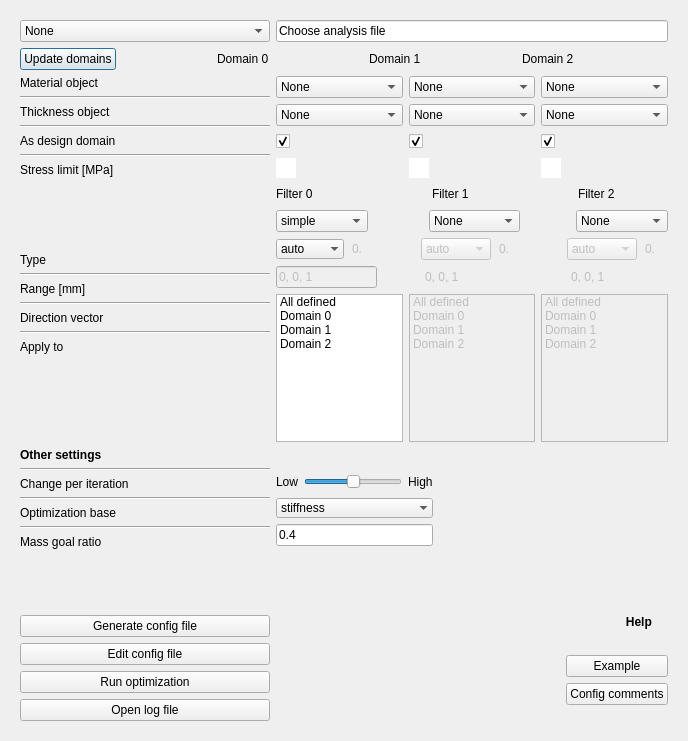
<?xml version="1.0" encoding="UTF-8"?>
<ui version="4.0">
 <class>Dialog</class>
 <widget class="QDialog" name="Dialog">
  <property name="enabled">
   <bool>true</bool>
  </property>
  <property name="geometry">
   <rect>
    <x>0</x>
    <y>0</y>
    <width>688</width>
    <height>741</height>
   </rect>
  </property>
  <property name="sizePolicy">
   <sizepolicy hsizetype="Minimum" vsizetype="Minimum">
    <horstretch>0</horstretch>
    <verstretch>0</verstretch>
   </sizepolicy>
  </property>
  <property name="minimumSize">
   <size>
    <width>575</width>
    <height>741</height>
   </size>
  </property>
  <property name="maximumSize">
   <size>
    <width>1000</width>
    <height>1000</height>
   </size>
  </property>
  <property name="windowTitle">
   <string>Dialog</string>
  </property>
  <property name="sizeGripEnabled">
   <bool>false</bool>
  </property>
  <layout class="QGridLayout" name="gridLayout_4">
   <item row="0" column="0">
    <layout class="QGridLayout" name="gridLayout" columnstretch="30,0">
     <property name="sizeConstraint">
      <enum>QLayout::SetDefaultConstraint</enum>
     </property>
     <property name="leftMargin">
      <number>9</number>
     </property>
     <property name="topMargin">
      <number>9</number>
     </property>
     <property name="rightMargin">
      <number>9</number>
     </property>
     <property name="bottomMargin">
      <number>9</number>
     </property>
     <item row="0" column="0">
      <widget class="QComboBox" name="comboBox_14">
       <property name="sizePolicy">
        <sizepolicy hsizetype="Expanding" vsizetype="Fixed">
         <horstretch>0</horstretch>
         <verstretch>0</verstretch>
        </sizepolicy>
       </property>
       <property name="minimumSize">
        <size>
         <width>250</width>
         <height>0</height>
        </size>
       </property>
       <property name="maximumSize">
        <size>
         <width>1000</width>
         <height>1000</height>
        </size>
       </property>
       <item>
        <property name="text">
         <string>None</string>
        </property>
       </item>
      </widget>
     </item>
     <item row="3" column="1">
      <layout class="QHBoxLayout" name="horizontalLayout_7">
       <item>
        <widget class="QComboBox" name="comboBox_4">
         <item>
          <property name="text">
           <string>None</string>
          </property>
         </item>
        </widget>
       </item>
       <item>
        <widget class="QComboBox" name="comboBox_5">
         <item>
          <property name="text">
           <string>None</string>
          </property>
         </item>
        </widget>
       </item>
       <item>
        <widget class="QComboBox" name="comboBox_6">
         <item>
          <property name="text">
           <string>None</string>
          </property>
         </item>
        </widget>
       </item>
      </layout>
     </item>
     <item row="1" column="0" colspan="2">
      <layout class="QHBoxLayout" name="horizontalLayout_6" stretch="0,1,0,1,0,1,0,1">
       <property name="sizeConstraint">
        <enum>QLayout::SetDefaultConstraint</enum>
       </property>
       <item>
        <widget class="QPushButton" name="pushButton_7">
         <property name="text">
          <string>Update domains</string>
         </property>
        </widget>
       </item>
       <item>
        <spacer name="horizontalSpacer_13">
         <property name="orientation">
          <enum>Qt::Horizontal</enum>
         </property>
         <property name="sizeType">
          <enum>QSizePolicy::Preferred</enum>
         </property>
         <property name="sizeHint" stdset="0">
          <size>
           <width>170</width>
           <height>20</height>
          </size>
         </property>
        </spacer>
       </item>
       <item>
        <widget class="QLabel" name="label_10">
         <property name="text">
          <string>Domain 0</string>
         </property>
        </widget>
       </item>
       <item>
        <spacer name="horizontalSpacer_14">
         <property name="orientation">
          <enum>Qt::Horizontal</enum>
         </property>
         <property name="sizeType">
          <enum>QSizePolicy::Preferred</enum>
         </property>
         <property name="sizeHint" stdset="0">
          <size>
           <width>80</width>
           <height>20</height>
          </size>
         </property>
        </spacer>
       </item>
       <item>
        <widget class="QLabel" name="label_11">
         <property name="text">
          <string>Domain 1</string>
         </property>
        </widget>
       </item>
       <item>
        <spacer name="horizontalSpacer_15">
         <property name="orientation">
          <enum>Qt::Horizontal</enum>
         </property>
         <property name="sizeType">
          <enum>QSizePolicy::Preferred</enum>
         </property>
         <property name="sizeHint" stdset="0">
          <size>
           <width>80</width>
           <height>20</height>
          </size>
         </property>
        </spacer>
       </item>
       <item>
        <widget class="QLabel" name="label_12">
         <property name="text">
          <string>Domain 2</string>
         </property>
        </widget>
       </item>
       <item>
        <spacer name="horizontalSpacer_16">
         <property name="orientation">
          <enum>Qt::Horizontal</enum>
         </property>
         <property name="sizeType">
          <enum>QSizePolicy::Preferred</enum>
         </property>
         <property name="sizeHint" stdset="0">
          <size>
           <width>50</width>
           <height>20</height>
          </size>
         </property>
        </spacer>
       </item>
      </layout>
     </item>
     <item row="10" column="1">
      <layout class="QHBoxLayout" name="horizontalLayout_14">
       <property name="sizeConstraint">
        <enum>QLayout::SetFixedSize</enum>
       </property>
       <item>
        <widget class="QLineEdit" name="lineEdit">
         <property name="enabled">
          <bool>false</bool>
         </property>
         <property name="text">
          <string>0, 0, 1</string>
         </property>
        </widget>
       </item>
       <item>
        <spacer name="horizontalSpacer_30">
         <property name="orientation">
          <enum>Qt::Horizontal</enum>
         </property>
         <property name="sizeType">
          <enum>QSizePolicy::Fixed</enum>
         </property>
         <property name="sizeHint" stdset="0">
          <size>
           <width>40</width>
           <height>20</height>
          </size>
         </property>
        </spacer>
       </item>
       <item>
        <widget class="QLineEdit" name="lineEdit_14">
         <property name="enabled">
          <bool>false</bool>
         </property>
         <property name="text">
          <string>0, 0, 1</string>
         </property>
         <property name="frame">
          <bool>false</bool>
         </property>
         <property name="readOnly">
          <bool>false</bool>
         </property>
         <property name="placeholderText">
          <string/>
         </property>
        </widget>
       </item>
       <item>
        <spacer name="horizontalSpacer_31">
         <property name="orientation">
          <enum>Qt::Horizontal</enum>
         </property>
         <property name="sizeType">
          <enum>QSizePolicy::Fixed</enum>
         </property>
         <property name="sizeHint" stdset="0">
          <size>
           <width>40</width>
           <height>20</height>
          </size>
         </property>
        </spacer>
       </item>
       <item>
        <widget class="QLineEdit" name="lineEdit_15">
         <property name="enabled">
          <bool>false</bool>
         </property>
         <property name="text">
          <string>0, 0, 1</string>
         </property>
         <property name="frame">
          <bool>false</bool>
         </property>
         <property name="readOnly">
          <bool>false</bool>
         </property>
         <property name="placeholderText">
          <string/>
         </property>
        </widget>
       </item>
      </layout>
     </item>
     <item row="12" column="1">
      <layout class="QVBoxLayout" name="verticalLayout_7">
       <item>
        <layout class="QGridLayout" name="gridLayout_2" columnstretch="40,60">
         <item row="0" column="0">
          <layout class="QVBoxLayout" name="verticalLayout_8">
           <item>
            <spacer name="verticalSpacer_8">
             <property name="orientation">
              <enum>Qt::Vertical</enum>
             </property>
             <property name="sizeHint" stdset="0">
              <size>
               <width>20</width>
               <height>35</height>
              </size>
             </property>
            </spacer>
           </item>
           <item>
            <layout class="QHBoxLayout" name="horizontalLayout_18">
             <item>
              <widget class="QLabel" name="label_40">
               <property name="text">
                <string>Low</string>
               </property>
              </widget>
             </item>
             <item>
              <widget class="QSlider" name="horizontalSlider_3">
               <property name="maximum">
                <number>2</number>
               </property>
               <property name="pageStep">
                <number>2</number>
               </property>
               <property name="value">
                <number>1</number>
               </property>
               <property name="sliderPosition">
                <number>1</number>
               </property>
               <property name="orientation">
                <enum>Qt::Horizontal</enum>
               </property>
              </widget>
             </item>
             <item>
              <widget class="QLabel" name="label_41">
               <property name="text">
                <string>High</string>
               </property>
              </widget>
             </item>
            </layout>
           </item>
           <item>
            <spacer name="verticalSpacer_10">
             <property name="orientation">
              <enum>Qt::Vertical</enum>
             </property>
             <property name="sizeType">
              <enum>QSizePolicy::Fixed</enum>
             </property>
             <property name="sizeHint" stdset="0">
              <size>
               <width>20</width>
               <height>3</height>
              </size>
             </property>
            </spacer>
           </item>
           <item>
            <widget class="QComboBox" name="comboBox_13">
             <property name="editable">
              <bool>false</bool>
             </property>
             <property name="frame">
              <bool>false</bool>
             </property>
             <item>
              <property name="text">
               <string>stiffness</string>
              </property>
             </item>
             <item>
              <property name="text">
               <string>heat</string>
              </property>
             </item>
            </widget>
           </item>
           <item>
            <widget class="QLineEdit" name="lineEdit_2">
             <property name="text">
              <string>0.4</string>
             </property>
            </widget>
           </item>
           <item>
            <spacer name="verticalSpacer_9">
             <property name="orientation">
              <enum>Qt::Vertical</enum>
             </property>
             <property name="sizeType">
              <enum>QSizePolicy::Fixed</enum>
             </property>
             <property name="sizeHint" stdset="0">
              <size>
               <width>20</width>
               <height>3</height>
              </size>
             </property>
            </spacer>
           </item>
          </layout>
         </item>
         <item row="0" column="1">
          <spacer name="horizontalSpacer_39">
           <property name="orientation">
            <enum>Qt::Horizontal</enum>
           </property>
           <property name="sizeType">
            <enum>QSizePolicy::Preferred</enum>
           </property>
           <property name="sizeHint" stdset="0">
            <size>
             <width>100</width>
             <height>20</height>
            </size>
           </property>
          </spacer>
         </item>
        </layout>
       </item>
      </layout>
     </item>
     <item row="5" column="1">
      <layout class="QHBoxLayout" name="horizontalLayout_10">
       <item>
        <widget class="QLineEdit" name="lineEdit_4">
         <property name="frame">
          <bool>false</bool>
         </property>
        </widget>
       </item>
       <item>
        <spacer name="horizontalSpacer_21">
         <property name="orientation">
          <enum>Qt::Horizontal</enum>
         </property>
         <property name="sizeHint" stdset="0">
          <size>
           <width>20</width>
           <height>20</height>
          </size>
         </property>
        </spacer>
       </item>
       <item>
        <spacer name="horizontalSpacer_22">
         <property name="orientation">
          <enum>Qt::Horizontal</enum>
         </property>
         <property name="sizeHint" stdset="0">
          <size>
           <width>200</width>
           <height>20</height>
          </size>
         </property>
        </spacer>
       </item>
       <item>
        <widget class="QLineEdit" name="lineEdit_5">
         <property name="text">
          <string/>
         </property>
         <property name="frame">
          <bool>false</bool>
         </property>
        </widget>
       </item>
       <item>
        <spacer name="horizontalSpacer_23">
         <property name="orientation">
          <enum>Qt::Horizontal</enum>
         </property>
         <property name="sizeHint" stdset="0">
          <size>
           <width>200</width>
           <height>20</height>
          </size>
         </property>
        </spacer>
       </item>
       <item>
        <widget class="QLineEdit" name="lineEdit_6">
         <property name="text">
          <string/>
         </property>
         <property name="maxLength">
          <number>32000</number>
         </property>
         <property name="frame">
          <bool>false</bool>
         </property>
        </widget>
       </item>
       <item>
        <spacer name="horizontalSpacer_24">
         <property name="orientation">
          <enum>Qt::Horizontal</enum>
         </property>
         <property name="sizeHint" stdset="0">
          <size>
           <width>200</width>
           <height>20</height>
          </size>
         </property>
        </spacer>
       </item>
      </layout>
     </item>
     <item row="4" column="1">
      <layout class="QHBoxLayout" name="horizontalLayout_9">
       <item>
        <widget class="QCheckBox" name="checkBox_3">
         <property name="text">
          <string/>
         </property>
         <property name="checked">
          <bool>true</bool>
         </property>
        </widget>
       </item>
       <item>
        <spacer name="horizontalSpacer_18">
         <property name="orientation">
          <enum>Qt::Horizontal</enum>
         </property>
         <property name="sizeHint" stdset="0">
          <size>
           <width>80</width>
           <height>20</height>
          </size>
         </property>
        </spacer>
       </item>
       <item>
        <widget class="QCheckBox" name="checkBox_2">
         <property name="text">
          <string/>
         </property>
         <property name="checked">
          <bool>true</bool>
         </property>
        </widget>
       </item>
       <item>
        <spacer name="horizontalSpacer_19">
         <property name="orientation">
          <enum>Qt::Horizontal</enum>
         </property>
         <property name="sizeHint" stdset="0">
          <size>
           <width>80</width>
           <height>20</height>
          </size>
         </property>
        </spacer>
       </item>
       <item>
        <widget class="QCheckBox" name="checkBox">
         <property name="text">
          <string/>
         </property>
         <property name="checked">
          <bool>true</bool>
         </property>
        </widget>
       </item>
       <item>
        <spacer name="horizontalSpacer_20">
         <property name="orientation">
          <enum>Qt::Horizontal</enum>
         </property>
         <property name="sizeHint" stdset="0">
          <size>
           <width>70</width>
           <height>20</height>
          </size>
         </property>
        </spacer>
       </item>
      </layout>
     </item>
     <item row="14" column="1">
      <layout class="QGridLayout" name="gridLayout_3">
       <item row="0" column="1">
        <layout class="QVBoxLayout" name="verticalLayout_12">
         <item>
          <widget class="QLabel" name="label_43">
           <property name="font">
            <font>
             <pointsize>9</pointsize>
             <weight>75</weight>
             <bold>true</bold>
            </font>
           </property>
           <property name="mouseTracking">
            <bool>false</bool>
           </property>
           <property name="layoutDirection">
            <enum>Qt::RightToLeft</enum>
           </property>
           <property name="text">
            <string>                  Help</string>
           </property>
           <property name="indent">
            <number>-1</number>
           </property>
          </widget>
         </item>
         <item>
          <spacer name="verticalSpacer_14">
           <property name="orientation">
            <enum>Qt::Vertical</enum>
           </property>
           <property name="sizeType">
            <enum>QSizePolicy::Fixed</enum>
           </property>
           <property name="sizeHint" stdset="0">
            <size>
             <width>20</width>
             <height>20</height>
            </size>
           </property>
          </spacer>
         </item>
         <item>
          <widget class="QPushButton" name="pushButton_14">
           <property name="text">
            <string>Example</string>
           </property>
          </widget>
         </item>
         <item>
          <widget class="QPushButton" name="pushButton_15">
           <property name="text">
            <string>Config comments</string>
           </property>
          </widget>
         </item>
         <item>
          <spacer name="verticalSpacer_15">
           <property name="orientation">
            <enum>Qt::Vertical</enum>
           </property>
           <property name="sizeHint" stdset="0">
            <size>
             <width>20</width>
             <height>40</height>
            </size>
           </property>
          </spacer>
         </item>
        </layout>
       </item>
       <item row="0" column="0">
        <spacer name="verticalSpacer_16">
         <property name="orientation">
          <enum>Qt::Vertical</enum>
         </property>
         <property name="sizeType">
          <enum>QSizePolicy::Fixed</enum>
         </property>
         <property name="sizeHint" stdset="0">
          <size>
           <width>300</width>
           <height>40</height>
          </size>
         </property>
        </spacer>
       </item>
      </layout>
     </item>
     <item row="6" column="1">
      <layout class="QVBoxLayout" name="verticalLayout_14">
       <property name="topMargin">
        <number>0</number>
       </property>
       <item>
        <spacer name="verticalSpacer_3">
         <property name="orientation">
          <enum>Qt::Vertical</enum>
         </property>
         <property name="sizeType">
          <enum>QSizePolicy::Preferred</enum>
         </property>
         <property name="sizeHint" stdset="0">
          <size>
           <width>20</width>
           <height>40</height>
          </size>
         </property>
        </spacer>
       </item>
      </layout>
     </item>
     <item row="14" column="0">
      <layout class="QVBoxLayout" name="verticalLayout_9">
       <item>
        <widget class="QPushButton" name="pushButton_8">
         <property name="text">
          <string>Generate config file</string>
         </property>
        </widget>
       </item>
       <item>
        <widget class="QPushButton" name="pushButton_9">
         <property name="text">
          <string>Edit config file</string>
         </property>
        </widget>
       </item>
       <item>
        <widget class="QPushButton" name="pushButton_10">
         <property name="text">
          <string>Run optimization</string>
         </property>
        </widget>
       </item>
       <item>
        <widget class="QPushButton" name="pushButton_11">
         <property name="text">
          <string>Open log file</string>
         </property>
        </widget>
       </item>
      </layout>
     </item>
     <item row="12" column="0">
      <layout class="QVBoxLayout" name="verticalLayout_6">
       <item>
        <widget class="QLabel" name="label_32">
         <property name="font">
          <font>
           <family>Arial</family>
           <weight>75</weight>
           <bold>true</bold>
          </font>
         </property>
         <property name="text">
          <string>Other settings</string>
         </property>
         <property name="textFormat">
          <enum>Qt::PlainText</enum>
         </property>
        </widget>
       </item>
       <item>
        <widget class="Line" name="line_7">
         <property name="orientation">
          <enum>Qt::Horizontal</enum>
         </property>
        </widget>
       </item>
       <item>
        <widget class="QLabel" name="label_33">
         <property name="text">
          <string>Change per iteration</string>
         </property>
        </widget>
       </item>
       <item>
        <widget class="Line" name="line_8">
         <property name="orientation">
          <enum>Qt::Horizontal</enum>
         </property>
        </widget>
       </item>
       <item>
        <widget class="QLabel" name="label_34">
         <property name="text">
          <string>Optimization base</string>
         </property>
        </widget>
       </item>
       <item>
        <widget class="Line" name="line_9">
         <property name="orientation">
          <enum>Qt::Horizontal</enum>
         </property>
        </widget>
       </item>
       <item>
        <widget class="QLabel" name="label_35">
         <property name="text">
          <string>Mass goal ratio</string>
         </property>
        </widget>
       </item>
      </layout>
     </item>
     <item row="13" column="1">
      <layout class="QVBoxLayout" name="verticalLayout_17">
       <property name="topMargin">
        <number>20</number>
       </property>
       <item>
        <spacer name="verticalSpacer_5">
         <property name="orientation">
          <enum>Qt::Vertical</enum>
         </property>
         <property name="sizeType">
          <enum>QSizePolicy::Fixed</enum>
         </property>
         <property name="sizeHint" stdset="0">
          <size>
           <width>20</width>
           <height>40</height>
          </size>
         </property>
        </spacer>
       </item>
      </layout>
     </item>
     <item row="8" column="1">
      <layout class="QHBoxLayout" name="horizontalLayout_11">
       <item>
        <widget class="QComboBox" name="comboBox_10">
         <property name="enabled">
          <bool>true</bool>
         </property>
         <property name="currentText">
          <string>simple</string>
         </property>
         <property name="currentIndex">
          <number>1</number>
         </property>
         <item>
          <property name="text">
           <string>None</string>
          </property>
         </item>
         <item>
          <property name="text">
           <string>simple</string>
          </property>
         </item>
         <item>
          <property name="text">
           <string>casting</string>
          </property>
         </item>
        </widget>
       </item>
       <item>
        <spacer name="horizontalSpacer_17">
         <property name="orientation">
          <enum>Qt::Horizontal</enum>
         </property>
         <property name="sizeType">
          <enum>QSizePolicy::Fixed</enum>
         </property>
         <property name="sizeHint" stdset="0">
          <size>
           <width>55</width>
           <height>20</height>
          </size>
         </property>
        </spacer>
       </item>
       <item>
        <widget class="QComboBox" name="comboBox_11">
         <property name="enabled">
          <bool>true</bool>
         </property>
         <property name="currentIndex">
          <number>0</number>
         </property>
         <item>
          <property name="text">
           <string>None</string>
          </property>
         </item>
         <item>
          <property name="text">
           <string>simple</string>
          </property>
         </item>
         <item>
          <property name="text">
           <string>casting</string>
          </property>
         </item>
        </widget>
       </item>
       <item>
        <spacer name="horizontalSpacer_27">
         <property name="orientation">
          <enum>Qt::Horizontal</enum>
         </property>
         <property name="sizeType">
          <enum>QSizePolicy::Fixed</enum>
         </property>
         <property name="sizeHint" stdset="0">
          <size>
           <width>50</width>
           <height>20</height>
          </size>
         </property>
        </spacer>
       </item>
       <item>
        <widget class="QComboBox" name="comboBox_12">
         <property name="enabled">
          <bool>true</bool>
         </property>
         <property name="currentIndex">
          <number>0</number>
         </property>
         <item>
          <property name="text">
           <string>None</string>
          </property>
         </item>
         <item>
          <property name="text">
           <string>simple</string>
          </property>
         </item>
         <item>
          <property name="text">
           <string>casting</string>
          </property>
         </item>
        </widget>
       </item>
      </layout>
     </item>
     <item row="11" column="1">
      <layout class="QHBoxLayout" name="horizontalLayout_15">
       <property name="sizeConstraint">
        <enum>QLayout::SetDefaultConstraint</enum>
       </property>
       <item>
        <widget class="QListWidget" name="listWidget_2">
         <property name="selectionMode">
          <enum>QAbstractItemView::MultiSelection</enum>
         </property>
         <item>
          <property name="text">
           <string>All defined</string>
          </property>
         </item>
         <item>
          <property name="text">
           <string>Domain 0</string>
          </property>
         </item>
         <item>
          <property name="text">
           <string>Domain 1</string>
          </property>
         </item>
         <item>
          <property name="text">
           <string>Domain 2</string>
          </property>
         </item>
        </widget>
       </item>
       <item>
        <widget class="QListWidget" name="listWidget_3">
         <property name="enabled">
          <bool>false</bool>
         </property>
         <property name="selectionMode">
          <enum>QAbstractItemView::MultiSelection</enum>
         </property>
         <item>
          <property name="text">
           <string>All defined</string>
          </property>
         </item>
         <item>
          <property name="text">
           <string>Domain 0</string>
          </property>
         </item>
         <item>
          <property name="text">
           <string>Domain 1</string>
          </property>
         </item>
         <item>
          <property name="text">
           <string>Domain 2</string>
          </property>
         </item>
        </widget>
       </item>
       <item>
        <widget class="QListWidget" name="listWidget">
         <property name="enabled">
          <bool>false</bool>
         </property>
         <property name="selectionMode">
          <enum>QAbstractItemView::MultiSelection</enum>
         </property>
         <item>
          <property name="text">
           <string>All defined</string>
          </property>
         </item>
         <item>
          <property name="text">
           <string>Domain 0</string>
          </property>
         </item>
         <item>
          <property name="text">
           <string>Domain 1</string>
          </property>
         </item>
         <item>
          <property name="text">
           <string>Domain 2</string>
          </property>
         </item>
        </widget>
       </item>
      </layout>
     </item>
     <item row="2" column="1">
      <layout class="QHBoxLayout" name="horizontalLayout_8">
       <item>
        <widget class="QComboBox" name="comboBox_7">
         <item>
          <property name="text">
           <string>None</string>
          </property>
         </item>
        </widget>
       </item>
       <item>
        <widget class="QComboBox" name="comboBox_8">
         <item>
          <property name="text">
           <string>None</string>
          </property>
         </item>
        </widget>
       </item>
       <item>
        <widget class="QComboBox" name="comboBox_9">
         <item>
          <property name="text">
           <string>None</string>
          </property>
         </item>
        </widget>
       </item>
      </layout>
     </item>
     <item row="2" column="0" rowspan="10">
      <layout class="QVBoxLayout" name="verticalLayout_2">
       <item>
        <widget class="QLabel" name="label_13">
         <property name="sizePolicy">
          <sizepolicy hsizetype="Preferred" vsizetype="Preferred">
           <horstretch>0</horstretch>
           <verstretch>0</verstretch>
          </sizepolicy>
         </property>
         <property name="text">
          <string>Material object</string>
         </property>
        </widget>
       </item>
       <item>
        <widget class="Line" name="line">
         <property name="orientation">
          <enum>Qt::Horizontal</enum>
         </property>
        </widget>
       </item>
       <item>
        <widget class="QLabel" name="label_14">
         <property name="text">
          <string>Thickness object</string>
         </property>
        </widget>
       </item>
       <item>
        <widget class="Line" name="line_2">
         <property name="orientation">
          <enum>Qt::Horizontal</enum>
         </property>
        </widget>
       </item>
       <item>
        <widget class="QLabel" name="label_15">
         <property name="text">
          <string>As design domain</string>
         </property>
        </widget>
       </item>
       <item>
        <widget class="Line" name="line_3">
         <property name="orientation">
          <enum>Qt::Horizontal</enum>
         </property>
        </widget>
       </item>
       <item>
        <widget class="QLabel" name="label_16">
         <property name="text">
          <string>Stress limit [MPa]</string>
         </property>
        </widget>
       </item>
       <item>
        <layout class="QVBoxLayout" name="verticalLayout_3">
         <item>
          <layout class="QVBoxLayout" name="verticalLayout_13"/>
         </item>
         <item>
          <spacer name="verticalSpacer_4">
           <property name="orientation">
            <enum>Qt::Vertical</enum>
           </property>
           <property name="sizeType">
            <enum>QSizePolicy::Fixed</enum>
           </property>
           <property name="sizeHint" stdset="0">
            <size>
             <width>20</width>
             <height>70</height>
            </size>
           </property>
          </spacer>
         </item>
         <item>
          <widget class="QLabel" name="label_17">
           <property name="text">
            <string>Type</string>
           </property>
          </widget>
         </item>
         <item>
          <widget class="Line" name="line_4">
           <property name="orientation">
            <enum>Qt::Horizontal</enum>
           </property>
          </widget>
         </item>
         <item>
          <widget class="QLabel" name="label_21">
           <property name="text">
            <string>Range [mm]</string>
           </property>
          </widget>
         </item>
         <item>
          <widget class="Line" name="line_5">
           <property name="orientation">
            <enum>Qt::Horizontal</enum>
           </property>
          </widget>
         </item>
         <item>
          <widget class="QLabel" name="label_22">
           <property name="text">
            <string>Direction vector</string>
           </property>
          </widget>
         </item>
         <item>
          <widget class="Line" name="line_6">
           <property name="orientation">
            <enum>Qt::Horizontal</enum>
           </property>
          </widget>
         </item>
         <item>
          <widget class="QLabel" name="label_23">
           <property name="text">
            <string>Apply to</string>
           </property>
          </widget>
         </item>
         <item>
          <spacer name="verticalSpacer">
           <property name="orientation">
            <enum>Qt::Vertical</enum>
           </property>
           <property name="sizeHint" stdset="0">
            <size>
             <width>20</width>
             <height>40</height>
            </size>
           </property>
          </spacer>
         </item>
        </layout>
       </item>
      </layout>
     </item>
     <item row="7" column="1">
      <layout class="QHBoxLayout" name="horizontalLayout_12">
       <item>
        <widget class="QLabel" name="label_19">
         <property name="text">
          <string>Filter 0</string>
         </property>
        </widget>
       </item>
       <item>
        <spacer name="horizontalSpacer_25">
         <property name="orientation">
          <enum>Qt::Horizontal</enum>
         </property>
         <property name="sizeType">
          <enum>QSizePolicy::Fixed</enum>
         </property>
         <property name="sizeHint" stdset="0">
          <size>
           <width>60</width>
           <height>20</height>
          </size>
         </property>
        </spacer>
       </item>
       <item>
        <widget class="QLabel" name="label_18">
         <property name="text">
          <string>Filter 1</string>
         </property>
        </widget>
       </item>
       <item>
        <spacer name="horizontalSpacer_26">
         <property name="orientation">
          <enum>Qt::Horizontal</enum>
         </property>
         <property name="sizeType">
          <enum>QSizePolicy::Fixed</enum>
         </property>
         <property name="sizeHint" stdset="0">
          <size>
           <width>50</width>
           <height>20</height>
          </size>
         </property>
        </spacer>
       </item>
       <item>
        <widget class="QLabel" name="label_20">
         <property name="text">
          <string>Filter 2</string>
         </property>
        </widget>
       </item>
      </layout>
     </item>
     <item row="9" column="1">
      <layout class="QHBoxLayout" name="horizontalLayout_13">
       <item>
        <widget class="QComboBox" name="comboBox">
         <property name="enabled">
          <bool>true</bool>
         </property>
         <property name="editable">
          <bool>false</bool>
         </property>
         <property name="currentText">
          <string>auto</string>
         </property>
         <property name="currentIndex">
          <number>0</number>
         </property>
         <property name="frame">
          <bool>false</bool>
         </property>
         <item>
          <property name="text">
           <string>auto</string>
          </property>
         </item>
         <item>
          <property name="text">
           <string>manual</string>
          </property>
         </item>
        </widget>
       </item>
       <item>
        <widget class="QLineEdit" name="lineEdit_8">
         <property name="enabled">
          <bool>false</bool>
         </property>
         <property name="text">
          <string>0.</string>
         </property>
         <property name="frame">
          <bool>false</bool>
         </property>
         <property name="readOnly">
          <bool>false</bool>
         </property>
         <property name="placeholderText">
          <string/>
         </property>
        </widget>
       </item>
       <item>
        <spacer name="horizontalSpacer_28">
         <property name="orientation">
          <enum>Qt::Horizontal</enum>
         </property>
         <property name="sizeType">
          <enum>QSizePolicy::Fixed</enum>
         </property>
         <property name="sizeHint" stdset="0">
          <size>
           <width>40</width>
           <height>20</height>
          </size>
         </property>
        </spacer>
       </item>
       <item>
        <widget class="QComboBox" name="comboBox_2">
         <property name="enabled">
          <bool>false</bool>
         </property>
         <property name="editable">
          <bool>false</bool>
         </property>
         <property name="insertPolicy">
          <enum>QComboBox::InsertAlphabetically</enum>
         </property>
         <item>
          <property name="text">
           <string>auto</string>
          </property>
         </item>
         <item>
          <property name="text">
           <string>manual</string>
          </property>
         </item>
        </widget>
       </item>
       <item>
        <widget class="QLineEdit" name="lineEdit_9">
         <property name="enabled">
          <bool>false</bool>
         </property>
         <property name="text">
          <string>0.</string>
         </property>
         <property name="frame">
          <bool>false</bool>
         </property>
         <property name="readOnly">
          <bool>false</bool>
         </property>
         <property name="placeholderText">
          <string/>
         </property>
        </widget>
       </item>
       <item>
        <spacer name="horizontalSpacer_29">
         <property name="orientation">
          <enum>Qt::Horizontal</enum>
         </property>
         <property name="sizeType">
          <enum>QSizePolicy::Fixed</enum>
         </property>
         <property name="sizeHint" stdset="0">
          <size>
           <width>40</width>
           <height>20</height>
          </size>
         </property>
        </spacer>
       </item>
       <item>
        <widget class="QComboBox" name="comboBox_3">
         <property name="enabled">
          <bool>false</bool>
         </property>
         <item>
          <property name="text">
           <string>auto</string>
          </property>
         </item>
         <item>
          <property name="text">
           <string>manual</string>
          </property>
         </item>
        </widget>
       </item>
       <item>
        <widget class="QLineEdit" name="lineEdit_12">
         <property name="enabled">
          <bool>false</bool>
         </property>
         <property name="text">
          <string>0.</string>
         </property>
         <property name="frame">
          <bool>false</bool>
         </property>
         <property name="readOnly">
          <bool>false</bool>
         </property>
         <property name="placeholderText">
          <string/>
         </property>
        </widget>
       </item>
      </layout>
     </item>
     <item row="0" column="1">
      <widget class="QLineEdit" name="lineEdit_3">
       <property name="maximumSize">
        <size>
         <width>1000</width>
         <height>1000</height>
        </size>
       </property>
       <property name="text">
        <string>Choose analysis file</string>
       </property>
       <property name="readOnly">
        <bool>true</bool>
       </property>
       <property name="placeholderText">
        <string>None analysis file selected</string>
       </property>
      </widget>
     </item>
    </layout>
   </item>
  </layout>
 </widget>
 <resources/>
 <connections/>
</ui>
